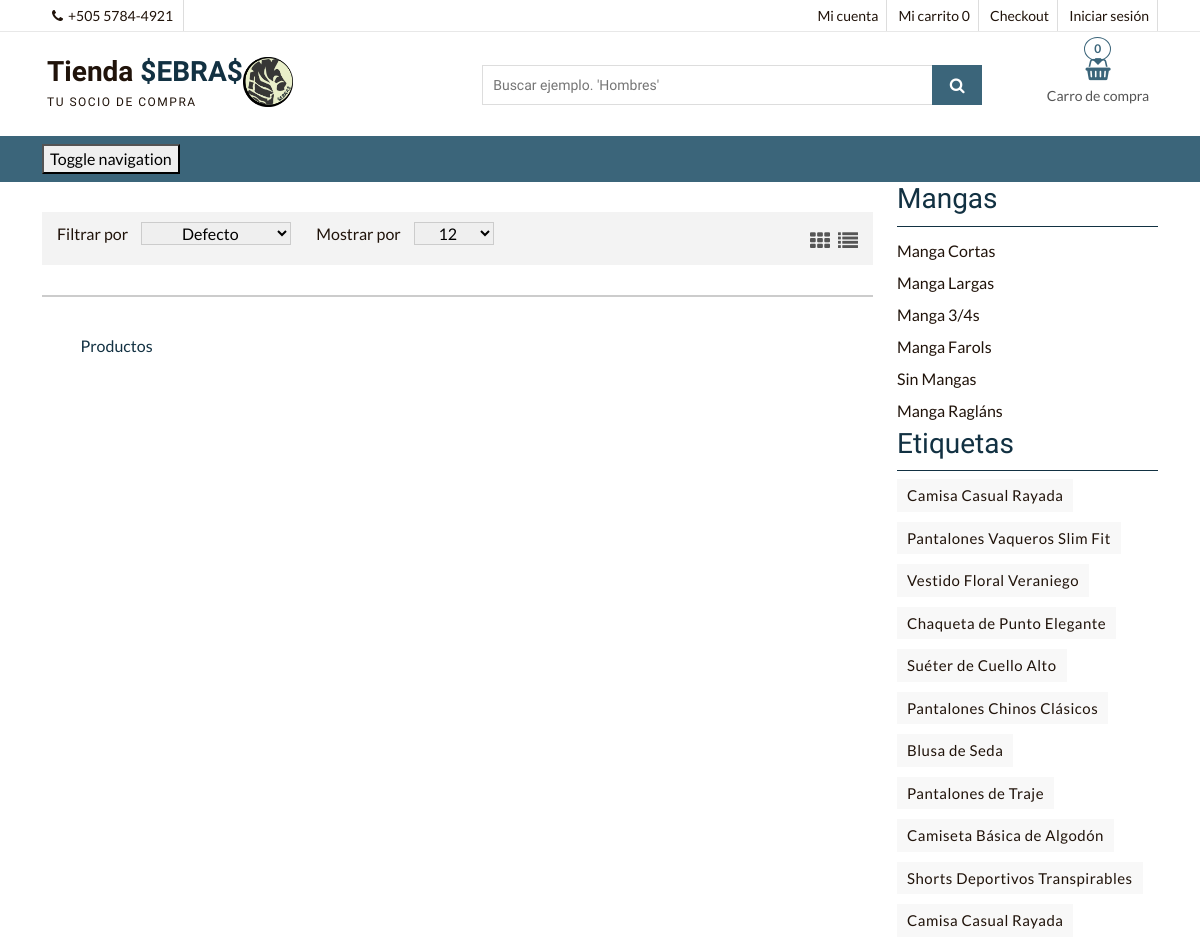
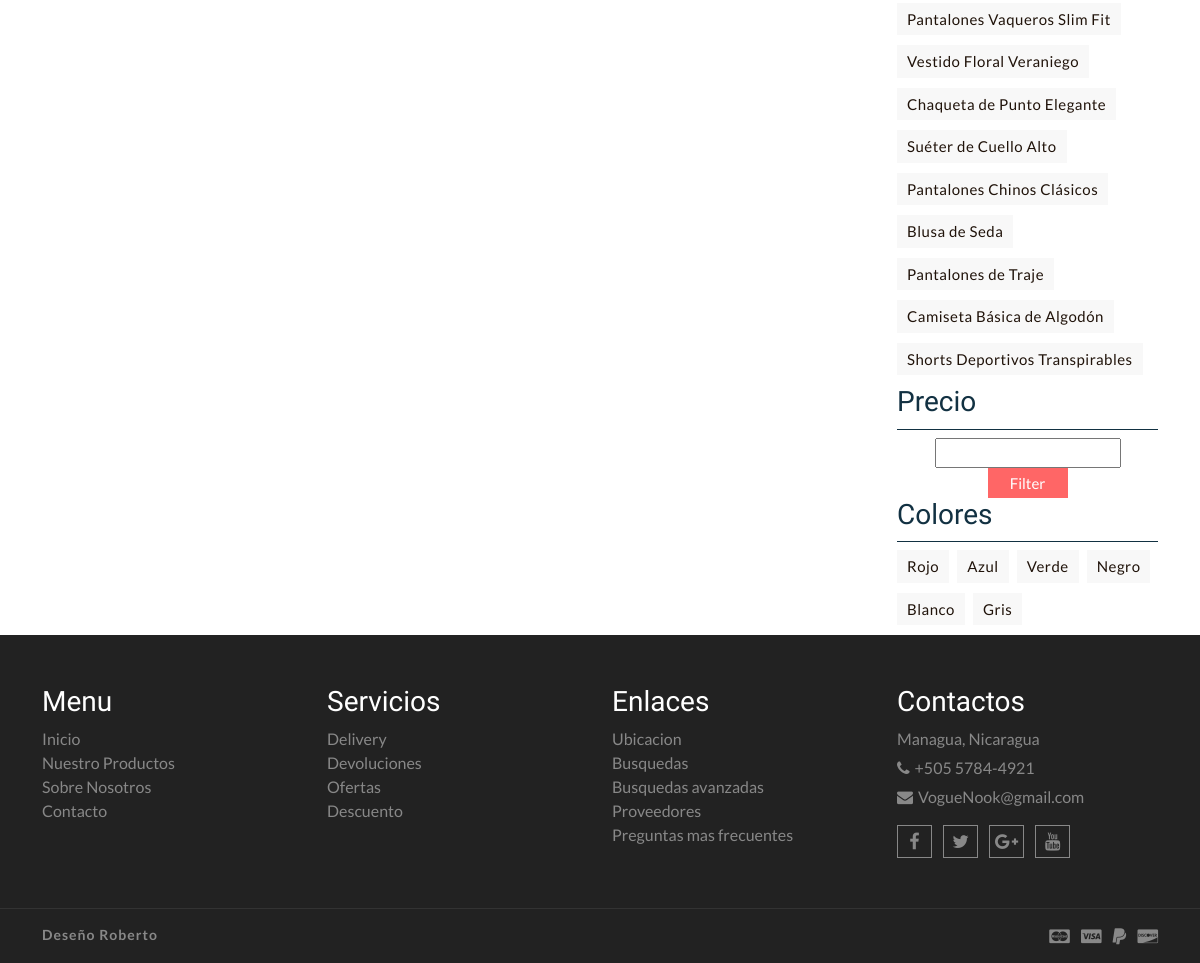
The page /index.php?c=page&a=filtros&id=1 on the database its author committed (2 pictures, top to bottom).
### tables this page shows
CREATE TABLE
    manga(
        id INTEGER PRIMARY KEY NOT NULL,
        nombre VARCHAR(80) NOT NULL,
        descripcion VARCHAR(250),
        estado INTEGER
    );

CREATE TABLE
    modelos (
        id INTEGER PRIMARY KEY NOT NULL,
        marca_id INT NOT NULL,
        nombre VARCHAR(100) NOT NULL,
        descripcion VARCHAR(250),
        estado TINYINT(1) NOT NULL DEFAULT 1,

FOREIGN KEY (marca_id) REFERENCES marcas (id) ON DELETE CASCADE ON UPDATE CASCADE
);

CREATE TABLE
    color(
        id INTEGER PRIMARY KEY NOT NULL,
        nombre VARCHAR(80) NOT NULL,
        descripcion VARCHAR(250),
        estado INTEGER
    );

### config/conexion.php (called while the page is built)
<?php
class conectar
{
    public static function conexion()
    {
        $conexion = new mysqli("localhost", "root","", "VogueNook");
        return $conexion;
    }
}
?>

### model/productos.php (called while the page is built, shortened)
<?php
class Productos_Model
{
    private $db;
    private $Modelo;
    private $ObtenerColor;
    private $ObtenerManga;
    public function __construct()
    {
        $this->db = conectar::conexion();
        $this->ObtenerColor = array();
        $this->ObtenerManga = array();
    }
    public function selectcolor()
    {
        $sql = "SELECT id, nombre FROM color WHERE estado = 1";
        $resultado = $this->db->query($sql);
        while ($row = $resultado->fetch_assoc()) {
            $this->ObtenerColor[] = $row;
        }
        return $this->ObtenerColor;
    }
    public function selectmanga()
    {
        $sql = "SELECT id, nombre FROM manga WHERE estado = 1";
        $resultado = $this->db->query($sql);
        while ($row = $resultado->fetch_assoc()) {
            $this->ObtenerManga[] = $row;
        }
        return $this->ObtenerManga;
    }
    public function selectmodelo()
    {
        $sql = "SELECT id, nombre FROM modelos WHERE estado = 1";
        $resultado = $this->db->query($sql);
        while ($row = $resultado->fetch_assoc()) {
            $this->Modelo[] = $row;
        }
        return $this->Modelo;
    }
}

### view/page/Productos/Productos.php (the view, shortened to what this page needs)
<?php
require_once "view/include/header_page.php"; ?>
<section id="aa-catg-head-banner">
    <div class="aa-catg-head-banner-area">
        <div class="container">
            <div class="aa-catg-head-banner-content">
                <h2>Productos</h2>
                <ol class="breadcrumb">
                    <li><a href="index.php?c=page">Inicio</a></li>
                    <li class="active">Productos</li>
                </ol>
            </div>
        </div>
    </div>
</section>
<section id="aa-product-category">
    <div class="container">
        <div class="row">
            <div class="col-lg-9 col-md-9 col-sm-8 col-md-push-3">
                <div class="aa-product-catg-content">
                    <div class="aa-product-catg-head">
                        <div class="aa-product-catg-head-left">
                            <form action="" class="aa-sort-form">
                                <label for="">Filtrar por</label>
                                <select name="">
                                    <option value="1" selected="Default">Defecto</option>
                                </select>
                            </form>
                            <form action="" class="aa-show-form">
                                <label for="">Mostrar por</label>
                                <select name="">
                                    <option value="1" selected="12">12</option>
                                </select>
                            </form>
                        </div>
                        <div class="aa-product-catg-head-right">
                            <a id="grid-catg" href="#"><span class="fa fa-th"></span></a>
                            <a id="list-catg" href="#"><span class="fa fa-list"></span></a>
                        </div>
                    </div>
                    <div class="aa-product-catg-pagination">
                        <nav>
                            <ul class="pagination">
                            </ul>
                        </nav>
                    </div>
                </div>
            </div>
            <div class="col-lg-3 col-md-3 col-sm-4 col-md-pull-9">
                <aside class="aa-sidebar">
                    <div class="aa-sidebar-widget">
                        <h3>Mangas</h3>
                        <ul class="aa-catg-nav">
                            <?php foreach ($manga['manga'] as $modelos) : ?>
                                <li><a href="index.php?c=page&a=mangas&id=<?php echo $modelos['id'] ?>"><?php echo $modelos['nombre'] ?>s</a></li>
                            <?php endforeach; ?>
                        </ul>
                    </div>
                    <div class="aa-sidebar-widget">
                        <h3>Etiquetas</h3>
                        <div class="tag-cloud">
                            <?php foreach ($modelo['modelo'] as $modelo) : ?>
                                <a href="index.php?c=page&a=modelos&id=<?php echo $modelo['id'] ?>"><?php echo $modelo['nombre'] ?></a>
                            <?php endforeach; ?>
                        </div>
                    </div>
                    <div class="aa-sidebar-widget">
                        <h3>Precio</h3>
                        <div class="aa-sidebar-price-range">
                            <form action="">
                                <input type="text">
                                <button class="aa-filter-btn" type="submit">Filter</button>
                            </form>
                        </div>
                    </div>
                    <div class="aa-sidebar-widget">
                        <h3>Colores</h3>
                        <div class="tag-cloud">
                            <?php foreach ($color['color'] as $color) : ?>
                                <a class="" href="index.php?c=page&a=colores&id=<?php echo $color['id'] ?>"><?php echo $color['nombre']; ?></a>
                            <?php endforeach; ?>
                        </div>
                    </div>
                </aside>
            </div>
        </div>
    </div>
</section>
<?php require_once "view/include/footer_page.php"; ?>

### rows shown on the page
manga: nombre "Manga Corta"
manga: nombre "Manga Larga"
manga: nombre "Manga 3/4"
manga: nombre "Manga Farol"
manga: nombre "Sin Manga"
manga: nombre "Manga Raglán"
modelos: nombre "Camisa Casual Rayada"
modelos: nombre "Pantalones Vaqueros Slim Fit"
modelos: nombre "Vestido Floral Veraniego"
modelos: nombre "Chaqueta de Punto Elegante"
modelos: nombre "Suéter de Cuello Alto"
modelos: nombre "Pantalones Chinos Clásicos"
modelos: nombre "Blusa de Seda"
modelos: nombre "Pantalones de Traje"
modelos: nombre "Camiseta Básica de Algodón"
modelos: nombre "Shorts Deportivos Transpirables"
color: nombre "Rojo"
color: nombre "Azul"
color: nombre "Verde"
color: nombre "Negro"
color: nombre "Blanco"
color: nombre "Gris"

### other values the page prints
count($_SESSION['carrito']) "0"
